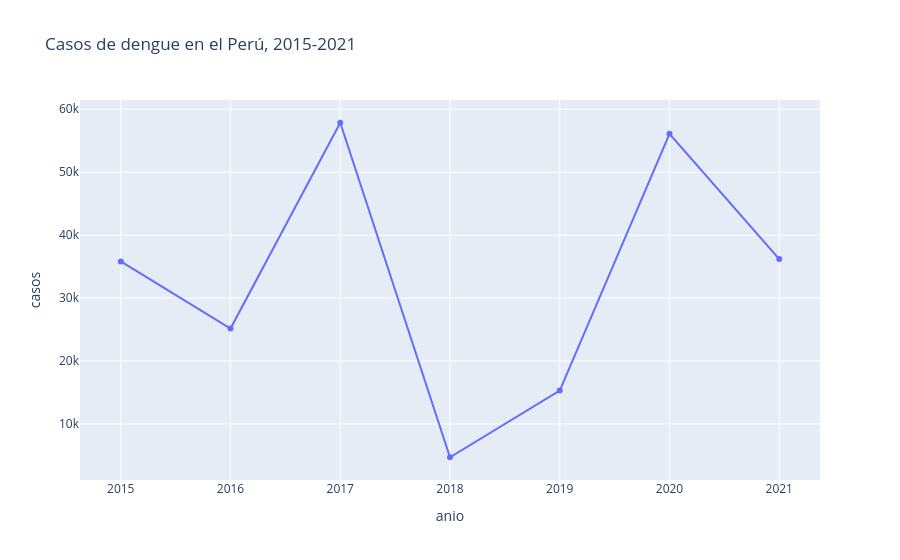

Notebook code cell kept with this figure:
### Markdown cell above
## 2. Líneas: cómo evoluciona algo en el tiempo

### Code cell
por_anio = dengue.groupby("anio")["casos"].sum().reset_index()

fig = px.line(por_anio, x="anio", y="casos", markers=True,
              title="Casos de dengue en el Perú, 2015-2021")
fig.show()

### Figure 1 — Plotly figure (JSON) as saved in the notebook; plotly's stock layout.template omitted (floating-point values rounded to 4 significant figures)
{"data": [{"hovertemplate": "anio=%{x}<br>casos=%{y}<extra></extra>", "legendgroup": "", "line": {"color": "#636efa", "dash": "solid"}, "marker": {"symbol": "circle"}, "mode": "lines+markers", "name": "", "orientation": "v", "showlegend": false, "type": "scatter", "x": [2015, 2016, 2017, 2018, 2019, 2020, 2021], "xaxis": "x", "y": [35820.0, 25160.0, 57860.0, 4698.0, 15290.0, 56100.0, 36200.0], "yaxis": "y"}], "layout": {"legend": {"tracegroupgap": 0}, "title": {"text": "Casos de dengue en el Perú, 2015-2021"}, "xaxis": {"anchor": "y", "domain": [0.0, 1.0], "title": {"text": "anio"}}, "yaxis": {"anchor": "x", "domain": [0.0, 1.0], "title": {"text": "casos"}}}}
